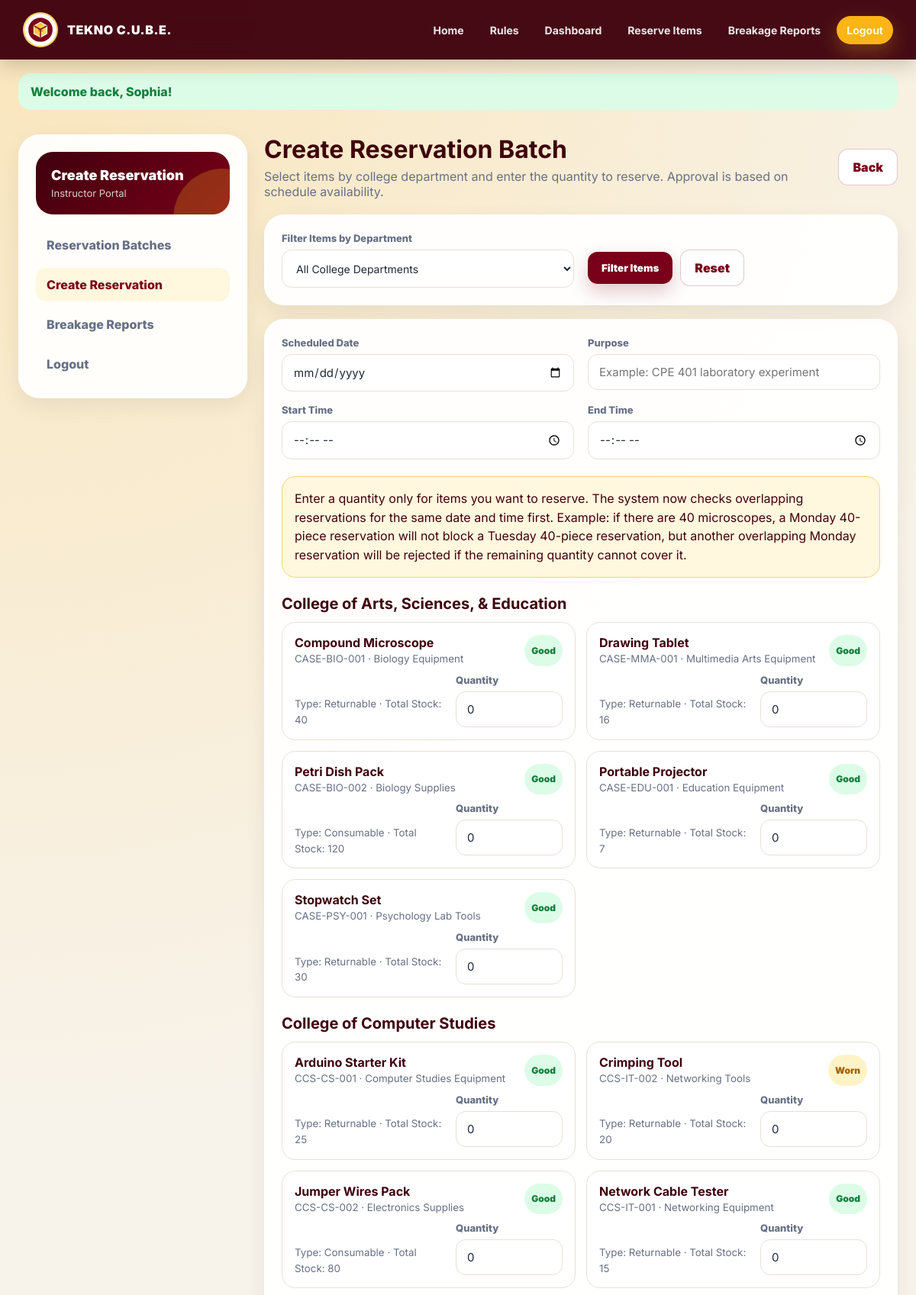
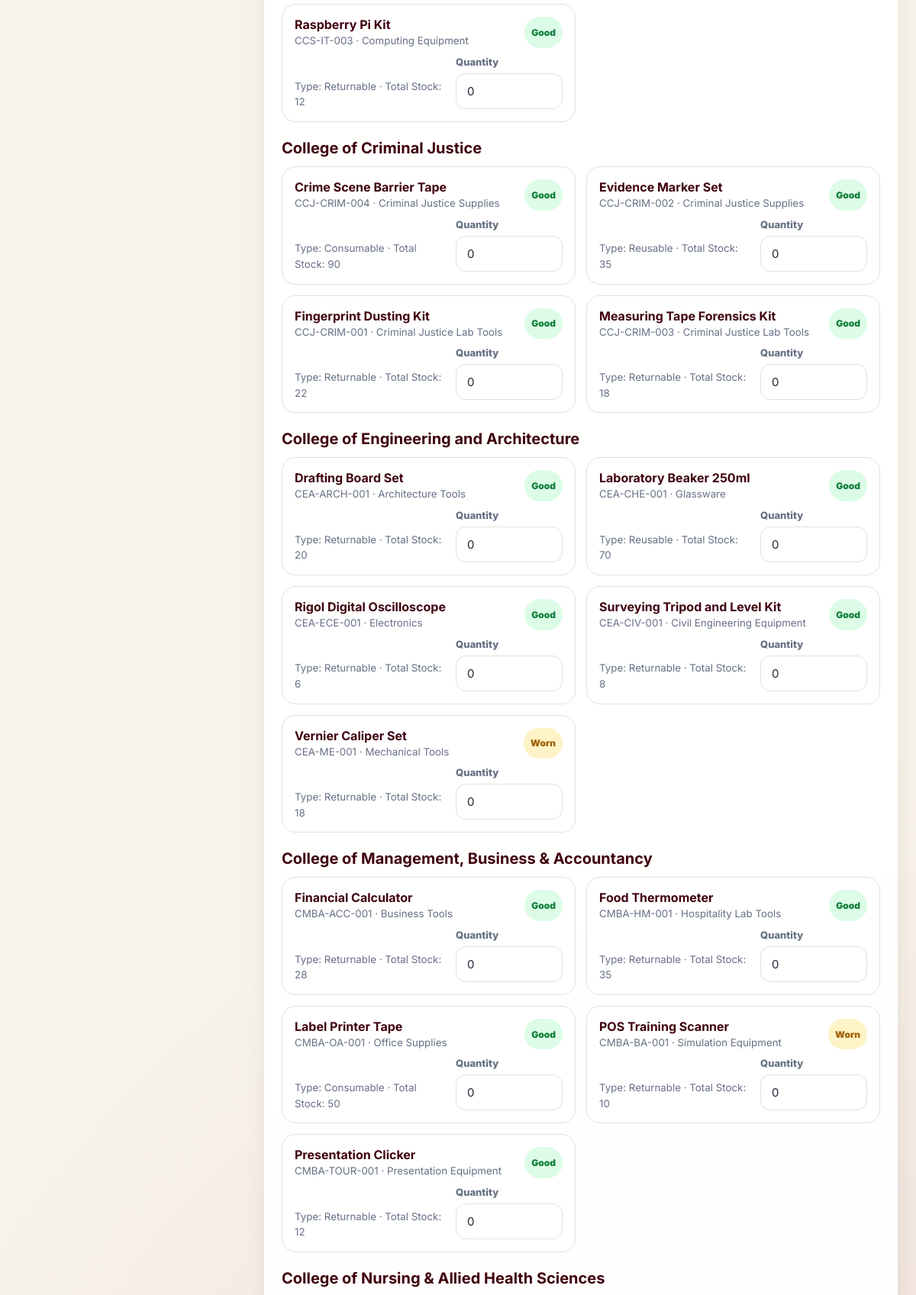
/instructor/reservation_add.php (signed in, upper part), run on the app's committed database (2 pictures, top to bottom).
### tables this page shows
CREATE TABLE Inventory_item (
    AssetNumber VARCHAR(20) PRIMARY KEY,
    ItemName VARCHAR(100) NOT NULL,
    Category VARCHAR(50) NOT NULL,
    ItemType ENUM('Consumable','Reusable','Returnable') NOT NULL,
    CurrentCondition ENUM('Good','Worn','Damaged') NOT NULL DEFAULT 'Good',
    ReplacementCost DECIMAL(10,2) NOT NULL DEFAULT 0.00,
    QuantityAvailable INT NOT NULL DEFAULT 0,
    DepartmentID VARCHAR(20) NOT NULL,
    CONSTRAINT chk_inventory_replacement_cost CHECK (ReplacementCost >= 0),
    CONSTRAINT chk_inventory_quantity CHECK (QuantityAvailable >= 0),
    CONSTRAINT fk_inventory_department FOREIGN KEY (DepartmentID) REFERENCES Department(DepartmentID) ON DELETE RESTRICT ON UPDATE CASCADE
);

### connect.php (called while the page is built, shortened)
<?php
function url(string $path = ''): string
{
    return BASE_URL . ltrim($path, '/');
}
function h(?string $value): string
{
    return htmlspecialchars($value ?? '', ENT_QUOTES, 'UTF-8');
}
?>

### instructor/reservation_add.php (the view, shortened to what this page needs)
<?php
require_once '../connect.php';
$where = ['i.QuantityAvailable > 0', "i.CurrentCondition <> 'Damaged'"];
$sql = "SELECT i.*, d.DepartmentName,
        COALESCE(pending.PendingPenaltyUnits, 0) AS PendingPenaltyUnits,
        GREATEST(i.QuantityAvailable - COALESCE(pending.PendingPenaltyUnits, 0), 0) AS UsableStock
    FROM Inventory_item i
    JOIN Department d ON i.DepartmentID=d.DepartmentID
    LEFT JOIN (
        SELECT AssetNumber, SUM(QuantityMissing + QuantityDamaged) AS PendingPenaltyUnits
        FROM Reservation_breakage_report
        WHERE SettlementStatus = 'Pending'
        GROUP BY AssetNumber
    ) pending ON pending.AssetNumber = i.AssetNumber
    WHERE " . implode(' AND ', $where) . " ORDER BY d.DepartmentName, i.ItemName";
$stmt = $connection->prepare($sql);
$stmt->execute();
$items = $stmt->get_result();
$itemsByDepartment = [];
while ($row = $items->fetch_assoc()) {
    $itemsByDepartment[$row['DepartmentName']][] = $row;
}
require_once ROOT_PATH . '/includes/header.php';
?>
<div class="layout">
    <aside class="sidebar">
        <div class="profile-box">
            <div class="name">Create Reservation</div>
            <div class="role">Instructor Portal</div>
        </div>
        <div class="side-links">
            <a href="<?= url('instructor/dashboard.php') ?>">Reservation Batches</a>
            <a class="active" href="<?= url('instructor/reservation_add.php') ?>">Create Reservation</a>
            <a href="<?= url('instructor/breakage_reports.php') ?>">Breakage Reports</a>
            <a href="<?= url('logout.php') ?>">Logout</a>
        </div>
    </aside>
    <section class="content">
        <div class="page-head">
            <div>
                <h1>Create Reservation Batch</h1>
                <p>Select items by college department and enter the quantity to reserve. Approval is based on schedule availability.</p>
            </div>
            <a class="btn btn-outline" href="<?= url('instructor/dashboard.php') ?>">Back</a>
        </div>
        <div class="panel filter-bar">
            <form method="get" class="form-grid">
                <div>
                    <label for="department">Filter Items by Department</label>
                    <select id="department" name="department">
                        <option value="">All College Departments</option>
                    </select>
                </div>
                <div class="form-actions" style="justify-content:flex-start;margin-top:20px;">
                    <button class="btn btn-primary" type="submit">Filter Items</button>
                    <a class="btn btn-outline" href="<?= url('instructor/reservation_add.php') ?>">Reset</a>
                </div>
            </form>
        </div>
        <form class="panel" method="post">
            <div class="form-grid">
                <div>
                    <label for="schedule_date">Scheduled Date</label>
                    <input id="schedule_date" type="date" name="schedule_date" required>
                </div>
                <div>
                    <label for="purpose">Purpose</label>
                    <input id="purpose" name="purpose" placeholder="Example: CPE 401 laboratory experiment" required>
                </div>
                <div>
                    <label for="start_time">Start Time</label>
                    <input id="start_time" type="time" name="start_time" required>
                </div>
                <div>
                    <label for="end_time">End Time</label>
                    <input id="end_time" type="time" name="end_time" required>
                </div>
            </div>
            <div style="margin-top:22px;" class="stack">
                <div class="notice-card">
                    Enter a quantity only for items you want to reserve. The system now checks overlapping reservations for the same date and time first.
                    Example: if there are 40 microscopes, a Monday 40-piece reservation will not block a Tuesday 40-piece reservation, but another overlapping Monday reservation will be rejected if the remaining quantity cannot cover it.
                </div>
                <?php foreach ($itemsByDepartment as $departmentName => $rows): ?>
                    <div>
                        <h2 style="font-size:20px;margin:8px 0 12px;"><?= h($departmentName) ?></h2>
                        <div class="selectable-grid">
                            <?php foreach ($rows as $item): ?>
                                <div class="item-select-card">
                                    <header>
                                        <div>
                                            <strong><?= h($item['ItemName']) ?></strong><br>
                                            <small><?= h($item['AssetNumber']) ?> · <?= h($item['Category']) ?></small>
                                        </div>
                                        <span class="badge <?= $item['CurrentCondition'] === 'Good' ? 'badge-success' : 'badge-warning' ?>"><?= h($item['CurrentCondition']) ?></span>
                                    </header>
                                    <div class="quantity-row">
                                        <div>
                                            <small class="subtle">Type: <?= h($item['ItemType']) ?> · Total Stock: <?= h((string)$item['QuantityAvailable']) ?></small>
                                        </div>
                                        <div>
                                            <label for="qty_<?= h($item['AssetNumber']) ?>">Quantity</label>
                                            <input id="qty_<?= h($item['AssetNumber']) ?>" type="number" name="quantities[<?= h($item['AssetNumber']) ?>]" min="0" max="<?= h((string)$item['QuantityAvailable']) ?>" value="0">
                                        </div>
                                    </div>
                                </div>
                            <?php endforeach; ?>
                        </div>
                    </div>
                <?php endforeach; ?>
            </div>
        </form>
    </section>
</div>
<?php require_once ROOT_PATH . '/includes/footer.php'; ?>

### data on the page
inventory_item: ItemName "Compound Microscope", AssetNumber "CASE-BIO-001", Category "Biology Equipment", CurrentCondition "Good", ItemType "Returnable", QuantityAvailable "40"
inventory_item: ItemName "Drawing Tablet", AssetNumber "CASE-MMA-001", Category "Multimedia Arts Equipment", CurrentCondition "Good", ItemType "Returnable", QuantityAvailable "16"
inventory_item: ItemName "Petri Dish Pack", AssetNumber "CASE-BIO-002", Category "Biology Supplies", CurrentCondition "Good", ItemType "Consumable", QuantityAvailable "120"
inventory_item: ItemName "Portable Projector", AssetNumber "CASE-EDU-001", Category "Education Equipment", CurrentCondition "Good", ItemType "Returnable", QuantityAvailable "7"
inventory_item: ItemName "Stopwatch Set", AssetNumber "CASE-PSY-001", Category "Psychology Lab Tools", CurrentCondition "Good", ItemType "Returnable", QuantityAvailable "30"
inventory_item: ItemName "Arduino Starter Kit", AssetNumber "CCS-CS-001", Category "Computer Studies Equipment", CurrentCondition "Good", ItemType "Returnable", QuantityAvailable "25"
inventory_item: ItemName "Crimping Tool", AssetNumber "CCS-IT-002", Category "Networking Tools", CurrentCondition "Worn", ItemType "Returnable", QuantityAvailable "20"
inventory_item: ItemName "Jumper Wires Pack", AssetNumber "CCS-CS-002", Category "Electronics Supplies", CurrentCondition "Good", ItemType "Consumable", QuantityAvailable "80"
inventory_item: ItemName "Network Cable Tester", AssetNumber "CCS-IT-001", Category "Networking Equipment", CurrentCondition "Good", ItemType "Returnable", QuantityAvailable "15"
inventory_item: ItemName "Raspberry Pi Kit", AssetNumber "CCS-IT-003", Category "Computing Equipment", CurrentCondition "Good", ItemType "Returnable", QuantityAvailable "12"
inventory_item: ItemName "Crime Scene Barrier Tape", AssetNumber "CCJ-CRIM-004", Category "Criminal Justice Supplies", CurrentCondition "Good", ItemType "Consumable", QuantityAvailable "90"
inventory_item: ItemName "Evidence Marker Set", AssetNumber "CCJ-CRIM-002", Category "Criminal Justice Supplies", CurrentCondition "Good", ItemType "Reusable", QuantityAvailable "35"
inventory_item: ItemName "Fingerprint Dusting Kit", AssetNumber "CCJ-CRIM-001", Category "Criminal Justice Lab Tools", CurrentCondition "Good", ItemType "Returnable", QuantityAvailable "22"
inventory_item: ItemName "Measuring Tape Forensics Kit", AssetNumber "CCJ-CRIM-003", Category "Criminal Justice Lab Tools", CurrentCondition "Good", ItemType "Returnable", QuantityAvailable "18"
inventory_item: ItemName "Drafting Board Set", AssetNumber "CEA-ARCH-001", Category "Architecture Tools", CurrentCondition "Good", ItemType "Returnable", QuantityAvailable "20"
inventory_item: ItemName "Laboratory Beaker 250ml", AssetNumber "CEA-CHE-001", Category "Glassware", CurrentCondition "Good", ItemType "Reusable", QuantityAvailable "70"
inventory_item: ItemName "Rigol Digital Oscilloscope", AssetNumber "CEA-ECE-001", Category "Electronics", CurrentCondition "Good", ItemType "Returnable", QuantityAvailable "6"
inventory_item: ItemName "Surveying Tripod and Level Kit", AssetNumber "CEA-CIV-001", Category "Civil Engineering Equipment", CurrentCondition "Good", ItemType "Returnable", QuantityAvailable "8"
inventory_item: ItemName "Vernier Caliper Set", AssetNumber "CEA-ME-001", Category "Mechanical Tools", CurrentCondition "Worn", ItemType "Returnable", QuantityAvailable "18"
inventory_item: ItemName "Financial Calculator", AssetNumber "CMBA-ACC-001", Category "Business Tools", CurrentCondition "Good", ItemType "Returnable", QuantityAvailable "28"
inventory_item: ItemName "Food Thermometer", AssetNumber "CMBA-HM-001", Category "Hospitality Lab Tools", CurrentCondition "Good", ItemType "Returnable", QuantityAvailable "35"
inventory_item: ItemName "Label Printer Tape", AssetNumber "CMBA-OA-001", Category "Office Supplies", CurrentCondition "Good", ItemType "Consumable", QuantityAvailable "50"
inventory_item: ItemName "POS Training Scanner", AssetNumber "CMBA-BA-001", Category "Simulation Equipment", CurrentCondition "Worn", ItemType "Returnable", QuantityAvailable "10"
inventory_item: ItemName "Presentation Clicker", AssetNumber "CMBA-TOUR-001", Category "Presentation Equipment", CurrentCondition "Good", ItemType "Returnable", QuantityAvailable "12"

### other printed values
$flash['message'] "Welcome back, Sophia!"
$departmentName "College of Arts, Sciences, & Education"
$departmentName "College of Computer Studies"
$departmentName "College of Criminal Justice"
$departmentName "College of Engineering and Architecture"
$departmentName "College of Management, Business & Accountancy"
$departmentName "College of Nursing & Allied Health Sciences"
